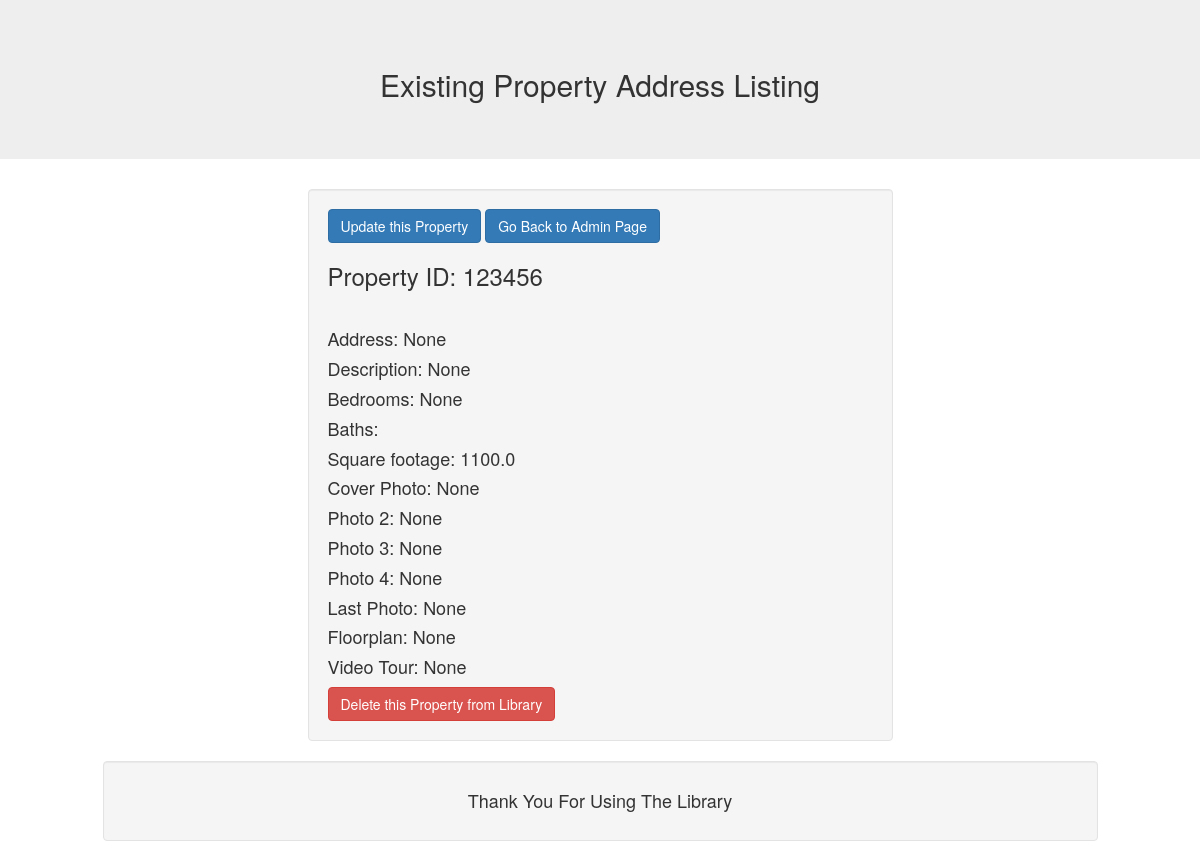
/view?id=123456, run on the app's committed database.
### main_prop.py (models this page shows)
class house(db.Model):
    id: Mapped[str] = mapped_column(String(20), primary_key=True)
    SQFT: Mapped[str] = mapped_column(String(20), nullable=True)
    Address: Mapped[str] = mapped_column(String(20), nullable=True)
    Pic1: Mapped[str] = mapped_column(String(20), nullable=True)
    Pic2: Mapped[str] = mapped_column(String(20), nullable=True)
    Pic3: Mapped[str] = mapped_column(String(20), nullable=True)
    Pic4: Mapped[str] = mapped_column(String(20), nullable=True)
    Pic5: Mapped[str] = mapped_column(String(20), nullable=True)
    Floorplan: Mapped[str] = mapped_column(String(20), nullable=True)
    Tour: Mapped[str] = mapped_column(String(20), nullable=True)
    Desc: Mapped[str] = mapped_column(String(20), nullable=True)
    B: Mapped[str] = mapped_column(String(20), nullable=True)
    Ba: Mapped[str] = mapped_column(String(20), nullable=True)

### main_prop.py (the view, shortened to what this page needs)
@app.route("/view", methods=["GET", "POST"])
def view():
    house_id = request.args.get('id')
    house_selected = db.get_or_404(house, house_id)
    return render_template("view.html", house=house_selected) #This is where you would examine individual property details

### templates/view.html (shortened to what this page needs)
<!DOCTYPE html>
<html lang="en">
<head>
  <link rel="stylesheet" href="https://maxcdn.bootstrapcdn.com/bootstrap/3.3.7/css/bootstrap.min.css">
</head>
<body>
  <div class="row">
    <div class="col-md-12 jumbotron text-center">
      <h2>Existing Property Address Listing</h2>
    </div>
  </div>
  <div class="row">
    <div class="col-md-3">
    </div>
    <div class="col-md-6">
      <div class="well">
        <form action="{{ url_for('update') }}" method="POST">
          <a class="btn btn-primary" href="{{ url_for('update', id=house.id) }}" role="button">Update this Property</a>
          <a class="btn btn-primary" href="{{ url_for('home') }}" role="button">Go Back to Admin Page</a>
          <h3>Property ID: {{house.id}}</h3><br>
          <h4>Address: {{house.Address}}</h4>
          <h4>Description: {{house.Desc}}</h4>
          <h4>Bedrooms: {{house.B}}</h4>
          <h4>Baths: {{house.BA}}</h4>
          <h4>Square footage: {{house.SQFT}}</h4>
          <h4>Cover Photo: {{house.Pic1}}</h4>
          <h4>Photo 2: {{house.Pic2}}</h4>
          <h4>Photo 3: {{house.Pic3}}</h4>
          <h4>Photo 4: {{house.Pic4}}</h4>
          <h4>Last Photo: {{house.Pic5}}</h4>
          <h4>Floorplan: {{house.Floorplan}}</h4>
          <h4>Video Tour: {{house.Tour}}</h4>
          <a class="btn btn-danger" href="{{ url_for('delete', id=house.id) }}" role="button">Delete this Property from Library</a>
        </form>
      </div>
    </div>
      <div class="col-md-3">
      </div>
    </div>
  <div class="row">
    <div class="col-md-1">
    </div>
   <div class="col-md-10">
     <div class="well text-center">
     <h4>Thank You For Using The Library</h4>
   </div>
   </div>
 </div>
</body>
</html>

### data on the page
house: id "123456", Address "None", Desc "None", B "None", SQFT "1100.0", Pic1 "None", Pic2 "None", Pic3 "None", Pic4 "None", Pic5 "None", Floorplan "None", Tour "None"
